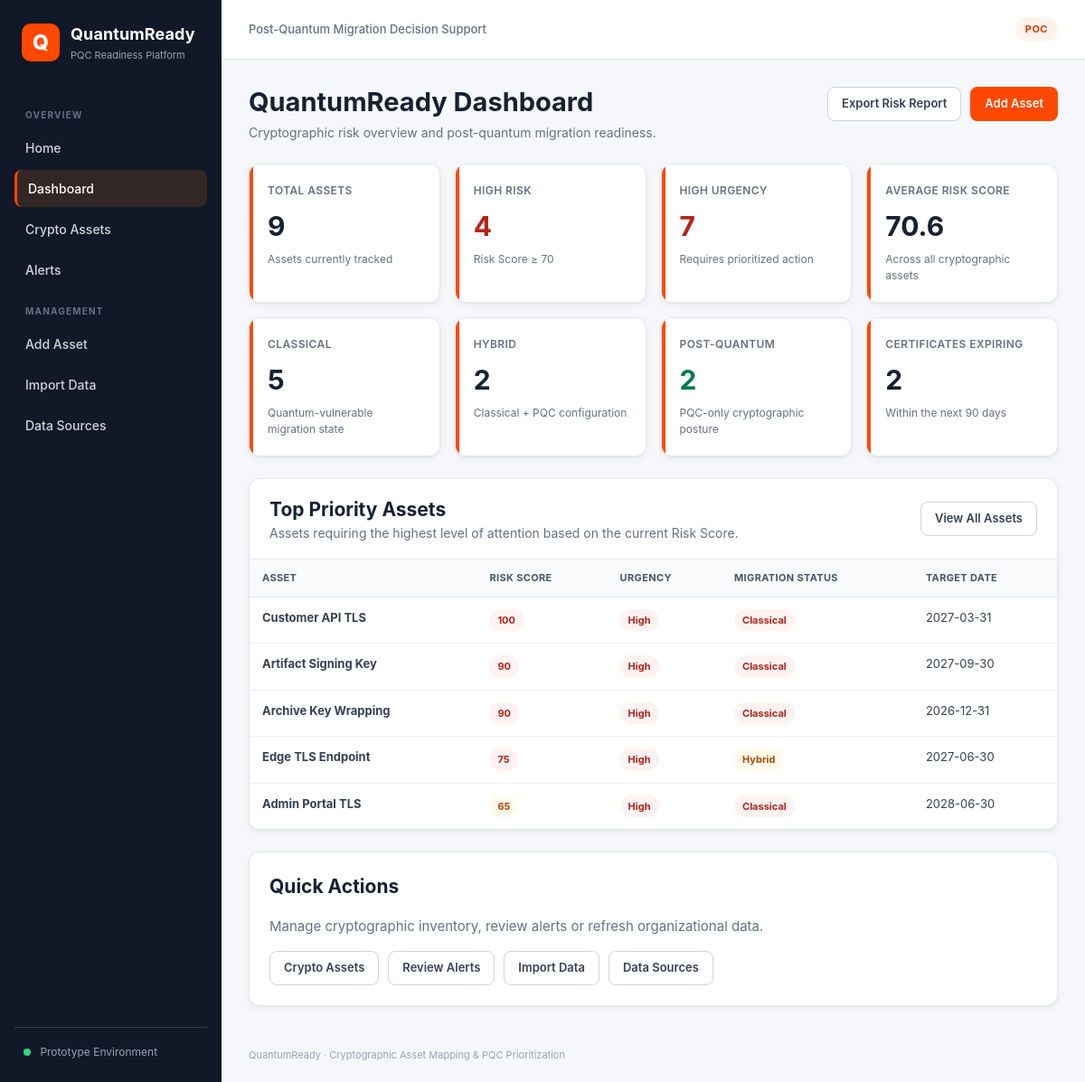
/dashboard, run on the app's committed database.
### tables this page shows
CREATE TABLE CryptoAssets (
        asset_id INTEGER PRIMARY KEY,
        system_id INTEGER NOT NULL,
        owner_id INTEGER NOT NULL,
        asset_name TEXT NOT NULL,
        asset_type TEXT,
        protocol TEXT,
        location TEXT,
        data_sensitivity TEXT,
        exposure TEXT,
        migration_status TEXT,
        target_date DATE,
        risk_score INTEGER,
        urgency TEXT,
        recommendation TEXT,
        input_method TEXT NOT NULL DEFAULT 'Organizational Import',

        FOREIGN KEY (system_id) REFERENCES Systems(system_id),
        FOREIGN KEY (owner_id) REFERENCES Owners(owner_id)
    );

### app/routes.py (the view)
@main.route('/dashboard')
def dashboard():
    connection = get_db_connection()
    risk_engine.refresh_all_risks(
        connection
    )
    total_assets = connection.execute("""
        SELECT COUNT(*)
        FROM CryptoAssets
    """).fetchone()[0]
    high_risk = connection.execute("""
        SELECT COUNT(*)
        FROM CryptoAssets
        WHERE risk_score >= 70
    """).fetchone()[0]
    high_urgency = connection.execute("""
        SELECT COUNT(*)
        FROM CryptoAssets
        WHERE urgency = 'High'
    """).fetchone()[0]
    classical_assets = connection.execute("""
        SELECT COUNT(*)
        FROM CryptoAssets
        WHERE migration_status = 'Classical'
    """).fetchone()[0]
    hybrid_assets = connection.execute("""
        SELECT COUNT(*)
        FROM CryptoAssets
        WHERE migration_status = 'Hybrid'
    """).fetchone()[0]
    pqc_assets = connection.execute("""
        SELECT COUNT(*)
        FROM CryptoAssets
        WHERE migration_status = 'Post-Quantum'
    """).fetchone()[0]
    average_risk = connection.execute("""
        SELECT ROUND(AVG(risk_score), 1)
        FROM CryptoAssets
    """).fetchone()[0]
    expiring_certificates = connection.execute("""
        SELECT COUNT(*)
        FROM Certificates
        WHERE date(expiry_date)
            BETWEEN date('now')
            AND date('now', '+90 day')
    """).fetchone()[0]
    priority_assets = connection.execute("""
        SELECT
            asset_id,
            asset_name,
            risk_score,
            urgency,
            migration_status,
            target_date

        FROM CryptoAssets

        ORDER BY risk_score DESC

        LIMIT 5
    """).fetchall()
    connection.close()
    return render_template(
        'dashboard.html',
        total_assets=total_assets,
        high_risk=high_risk,
        high_urgency=high_urgency,
        classical_assets=classical_assets,
        hybrid_assets=hybrid_assets,
        pqc_assets=pqc_assets,
        average_risk=average_risk,
        expiring_certificates=expiring_certificates,
        priority_assets=priority_assets
    )

### app/database.py (called while the page is built)
def get_db_connection():
    connection = sqlite3.connect(DB_PATH)
    connection.row_factory = sqlite3.Row
    connection.execute(
        "PRAGMA foreign_keys = ON"
    )
    return connection

### risk_engine.py (called while the page is built)
def derive_crypto_points(statuses):
    normalized = {
        str(status).strip().lower()
        for status in statuses
        if status
    }
    has_vulnerable = "vulnerable" in normalized
    has_post_quantum = "post-quantum" in normalized
    if has_vulnerable and has_post_quantum:
        return (
            15,
            "Hybrid cryptography includes classical and post-quantum components"
        )
    if has_vulnerable:
        return (
            40,
            "Quantum-vulnerable cryptography is still in use"
        )
    if has_post_quantum:
        return (
            0,
            "Post-quantum cryptography is in use"
        )
    return (
        20,
        "Cryptographic quantum status is unknown"
    )

def risk_level_from_score(score):
    if score >= 70:
        return "High"
    if score >= 40:
        return "Medium"
    return "Low"

def escalate(level):
    if level == "Low":
        return "Medium"
    if level == "Medium":
        return "High"
    return "High"

def days_until(date_text):
    if not date_text:
        return None
    try:
        target = datetime.strptime(
            date_text,
            "%Y-%m-%d"
        ).date()
        return (target - date.today()).days
    except ValueError:
        return None

def get_assets(connection):
    return connection.execute("""
        SELECT
            ca.asset_id,
            ca.asset_name,
            ca.data_sensitivity,
            ca.exposure,
            ca.migration_status,
            s.criticality
        FROM CryptoAssets ca
        JOIN Systems s
            ON s.system_id = ca.system_id
        ORDER BY ca.asset_id
    """).fetchall()

def get_algorithm_statuses(connection, asset_id):
    rows = connection.execute("""
        SELECT
            a.quantum_status
        FROM AssetAlgorithms aa
        JOIN Algorithms a
            ON a.algorithm_id = aa.algorithm_id
        WHERE aa.asset_id = ?
    """, (asset_id,)).fetchall()
    return [row[0] for row in rows]

def get_nearest_certificate_expiry(connection, asset_id):
    row = connection.execute("""
        SELECT MIN(expiry_date)
        FROM Certificates
        WHERE asset_id = ?
    """, (asset_id,)).fetchone()
    if row and row[0]:
        return row[0]
    return None

### app/templates/dashboard.html (shortened to what this page needs)
{% extends "base.html" %}
{% block content %}
<div class="page-header">
    <div>
        <h1 class="page-title">
            QuantumReady Dashboard
        </h1>
        <p class="page-subtitle">
            Cryptographic risk overview and post-quantum migration readiness.
        </p>
    </div>
    <div class="actions">
        <a href="{{ url_for('main.export_report') }}"
           class="btn btn-secondary">
            Export Risk Report
        </a>
        <a href="{{ url_for('main.add_asset') }}"
           class="btn btn-primary">
            Add Asset
        </a>
    </div>
</div>
<div class="metric-grid">
    <div class="metric-card">
        <div class="metric-label">
            Total Assets
        </div>
        <div class="metric-value">
            {{ total_assets }}
        </div>
        <div class="metric-note">
            Assets currently tracked
        </div>
    </div>
    <div class="metric-card">
        <div class="metric-label">
            High Risk
        </div>
        <div class="metric-value text-danger">
            {{ high_risk }}
        </div>
        <div class="metric-note">
            Risk Score ≥ 70
        </div>
    </div>
    <div class="metric-card">
        <div class="metric-label">
            High Urgency
        </div>
        <div class="metric-value text-danger">
            {{ high_urgency }}
        </div>
        <div class="metric-note">
            Requires prioritized action
        </div>
    </div>
    <div class="metric-card">
        <div class="metric-label">
            Average Risk Score
        </div>
        <div class="metric-value">
            {{ average_risk }}
        </div>
        <div class="metric-note">
            Across all cryptographic assets
        </div>
    </div>
    <div class="metric-card">
        <div class="metric-label">
            Classical
        </div>
        <div class="metric-value">
            {{ classical_assets }}
        </div>
        <div class="metric-note">
            Quantum-vulnerable migration state
        </div>
    </div>
    <div class="metric-card">
        <div class="metric-label">
            Hybrid
        </div>
        <div class="metric-value">
            {{ hybrid_assets }}
        </div>
        <div class="metric-note">
            Classical + PQC configuration
        </div>
    </div>
    <div class="metric-card">
        <div class="metric-label">
            Post-Quantum
        </div>
        <div class="metric-value text-success">
            {{ pqc_assets }}
        </div>
        <div class="metric-note">
            PQC-only cryptographic posture
        </div>
    </div>
    <div class="metric-card">
        <div class="metric-label">
            Certificates Expiring
        </div>
        <div class="metric-value">
            {{ expiring_certificates }}
        </div>
        <div class="metric-note">
            Within the next 90 days
        </div>
    </div>
</div>
<div class="table-card">
    <div class="card-header">
        <div>
            <h2>
                Top Priority Assets
            </h2>
            <p class="page-subtitle">
                Assets requiring the highest level of attention based on the current Risk Score.
            </p>
        </div>
        <a href="{{ url_for('main.assets') }}"
           class="btn btn-secondary">
            View All Assets
        </a>
    </div>
    <div class="table-wrap">
        <table>
            <thead>
                <tr>
                    <th>Asset</th>
                    <th>Risk Score</th>
                    <th>Urgency</th>
                    <th>Migration Status</th>
                    <th>Target Date</th>
                </tr>
            </thead>
            <tbody>
                {% for asset in priority_assets %}
                <tr>
                    <td>
                        <strong>
                            {{ asset.asset_name }}
                        </strong>
                    </td>
                    <td>
                        {% if asset.risk_score >= 70 %}
                            <span class="badge badge-high">
                                {{ asset.risk_score }}
                            </span>
                        {% elif asset.risk_score >= 40 %}
                            <span class="badge badge-medium">
                                {{ asset.risk_score }}
                            </span>
                        {% else %}
                            <span class="badge badge-low">
                                {{ asset.risk_score }}
                            </span>
                        {% endif %}
                    </td>
                    <td>
                        {% if asset.urgency == 'High' %}
                            <span class="badge badge-high">
                                High
                            </span>
                        {% elif asset.urgency == 'Medium' %}
                            <span class="badge badge-medium">
                                Medium
                            </span>
                        {% else %}
                            <span class="badge badge-low">
                                Low
                            </span>
                        {% endif %}
                    </td>
                    <td>
                        {% if asset.migration_status == 'Classical' %}
                            <span class="badge badge-classical">
                                Classical
                            </span>
                        {% elif asset.migration_status == 'Hybrid' %}
                            <span class="badge badge-hybrid">
                                Hybrid
                            </span>
                        {% else %}
                            <span class="badge badge-pqc">
                                Post-Quantum
                            </span>
                        {% endif %}
                    </td>
                    <td>
                        {% if asset.target_date %}
                            {{ asset.target_date }}
                        {% else %}
                            <span class="text-muted">
                                Not Set
                            </span>
                        {% endif %}
                    </td>
                </tr>
                {% endfor %}
            </tbody>
        </table>
    </div>
</div>
<div style="margin-top: 24px;">
    <div class="card">
        <div class="card-body">
            <h2>
                Quick Actions
            </h2>
            <p class="text-muted">
                Manage cryptographic inventory, review alerts or refresh organizational data.
            </p>
            <div class="actions">
                <a href="{{ url_for('main.assets') }}"
                   class="btn btn-secondary">
                    Crypto Assets
                </a>
                <a href="{{ url_for('main.alerts') }}"
                   class="btn btn-secondary">
                    Review Alerts
                </a>
                <a href="{{ url_for('main.import_data') }}"
                   class="btn btn-secondary">
                    Import Data
                </a>
                <a href="{{ url_for('main.sources') }}"
                   class="btn btn-secondary">
                    Data Sources
                </a>
            </div>
        </div>
    </div>
</div>
{% endblock %}

### app/static/style.css (style rules this page uses)
:root { --bg: #f5f7fb; --surface: #ffffff; --surface-soft: #f9fafb; --sidebar: #111827; --sidebar-soft: #1f2937; --text: #172033; --text-soft: #475467; --muted: #667085; --border: #e4e7ec; --accent: #ff4801; --accent-dark: #dd3d00; --accent-soft: #fff1eb; --danger: #b42318; --danger-soft: #fef3f2; --warning: #b54708; --warning-soft: #fffaeb; --success: #027a48; --success-soft: #ecfdf3; --info: #175cd3; --info-soft: #eff8ff; --shadow: 0 1px 2px rgba(16, 24, 40, 0.04), 0 3px 8px rgba(16, 24, 40, 0.05); }
* { box-sizing: border-box; }
html { min-height: 100%; }
body { margin: 0; min-height: 100vh; font-family: Inter, "Segoe UI", Arial, sans-serif; background: var(--bg); color: var(--text); font-size: 15px; line-height: 1.5; }
a { color: var(--info); }
h1, h2, h3 { margin-top: 0; color: var(--text); }
h1 { font-size: 30px; line-height: 1.2; }
h2 { font-size: 21px; }
p { color: var(--text-soft); }
.page-header { display: flex; justify-content: space-between; align-items: flex-start; gap: 20px; margin-bottom: 24px; }
.page-title { margin-bottom: 5px; font-size: 29px; font-weight: 700; }
.page-subtitle { margin: 0; color: var(--muted); font-size: 14px; }
.card { background: var(--surface); border: 1px solid var(--border); border-radius: 12px; box-shadow: var(--shadow); }
.card-body { padding: 22px; }
.card-header { display: flex; justify-content: space-between; align-items: center; padding: 18px 22px; border-bottom: 1px solid var(--border); }
.card-header h2, .card-header h3 { margin: 0; }
.metric-grid { display: grid; grid-template-columns: repeat(4, minmax(170px, 1fr)); gap: 16px; margin-bottom: 24px; }
.metric-card { position: relative; padding: 20px; background: var(--surface); border: 1px solid var(--border); border-radius: 12px; box-shadow: var(--shadow); overflow: hidden; }
.metric-card::before { content: ""; position: absolute; top: 0; left: 0; width: 4px; height: 100%; background: var(--accent); }
.metric-label { margin-bottom: 8px; color: var(--muted); font-size: 12px; font-weight: 600; text-transform: uppercase; letter-spacing: 0.4px; }
.metric-value { font-size: 30px; font-weight: 750; color: var(--text); }
.metric-note { margin-top: 5px; color: var(--muted); font-size: 12px; }
.table-card { background: var(--surface); border: 1px solid var(--border); border-radius: 12px; box-shadow: var(--shadow); overflow: hidden; }
.table-wrap { width: 100%; overflow-x: auto; }
table { width: 100%; border-collapse: collapse; background: white; font-size: 13px; }
th { padding: 12px 14px; text-align: left; white-space: nowrap; background: var(--surface-soft); color: #475467; font-size: 11px; font-weight: 700; text-transform: uppercase; letter-spacing: 0.35px; border-bottom: 1px solid var(--border); }
td { padding: 13px 14px; vertical-align: top; border-bottom: 1px solid #eaecf0; color: #344054; }
tr:last-child td { border-bottom: none; }
.badge { display: inline-flex; align-items: center; padding: 4px 9px; border-radius: 999px; font-size: 11px; font-weight: 700; white-space: nowrap; }
.badge-high { background: var(--danger-soft); color: var(--danger); }
.badge-medium { background: var(--warning-soft); color: var(--warning); }
.badge-classical { background: var(--danger-soft); color: var(--danger); }
.badge-hybrid { background: var(--warning-soft); color: var(--warning); }
.btn { display: inline-flex; align-items: center; justify-content: center; min-height: 38px; padding: 8px 15px; border: 1px solid transparent; border-radius: 8px; font-family: inherit; font-size: 13px; font-weight: 600; text-decoration: none; cursor: pointer; }
.btn-primary { background: var(--accent); color: #ffffff; }
.btn-secondary { background: #ffffff; color: #344054; border-color: #d0d5dd; }
.actions { display: flex; align-items: center; gap: 10px; flex-wrap: wrap; }
.text-muted { color: var(--muted); }
.text-danger { color: var(--danger); }
.text-success { color: var(--success); }

### data on the page
CryptoAssets: asset_name "Customer API TLS", risk_score "100", urgency "High", migration_status "Classical", target_date "2027-03-31"
CryptoAssets: asset_name "Artifact Signing Key", risk_score "90", urgency "High", migration_status "Classical", target_date "2027-09-30"
CryptoAssets: asset_name "Archive Key Wrapping", risk_score "90", urgency "High", migration_status "Classical", target_date "2026-12-31"
CryptoAssets: asset_name "Edge TLS Endpoint", risk_score "75", urgency "High", migration_status "Hybrid", target_date "2027-06-30"
CryptoAssets: asset_name "Admin Portal TLS", risk_score "65", urgency "High", migration_status "Classical", target_date "2028-06-30"

### other printed values
{{ total_assets }} "9"
{{ high_risk }} "4"
{{ high_urgency }} "7"
{{ average_risk }} "70.6"
{{ classical_assets }} "5"
{{ hybrid_assets }} "2"
{{ pqc_assets }} "2"
{{ expiring_certificates }} "2"
